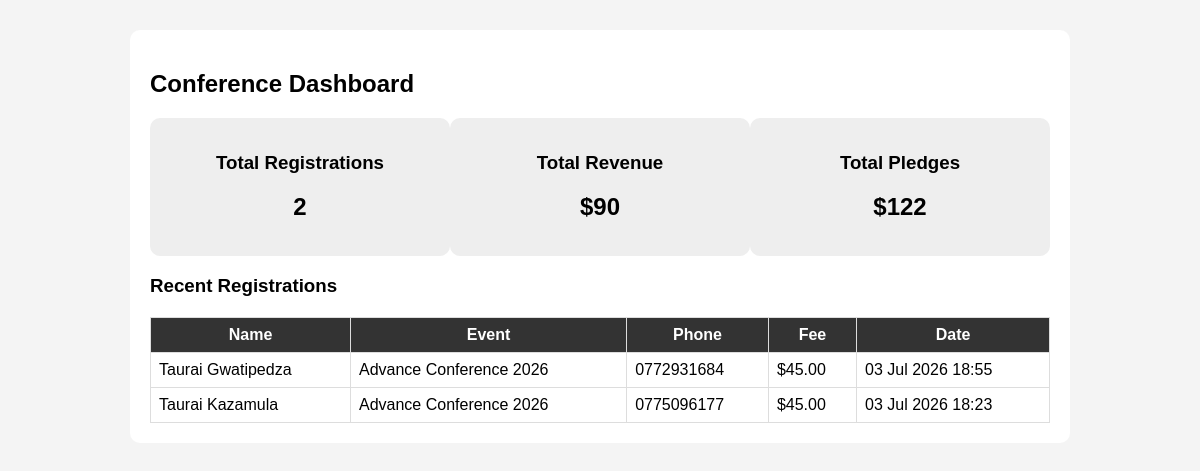
/register/dashboard/, run on an earlier commit of the app's database.
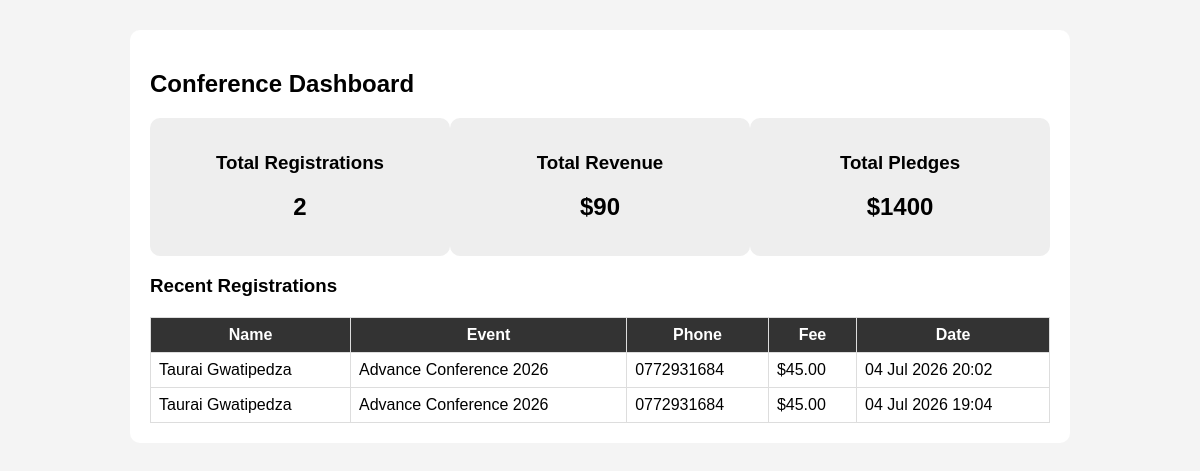
And on a later commit of the database.
### registrations/models.py (models this page shows, shortened)
class Registration(models.Model):
    CATEGORY_CHOICES = [
        ('adult', 'Adult ($20)'),
        ('youth', 'Youth ($10)'),
        ('young', 'Young Generation ($5)'),
    ]
    REGISTRATION_TYPES = [
        ('individual', 'Individual'),
        ('family', 'Family'),
    ]
    GENDER_CHOICES = [
        ('male', 'Male'),
        ('female', 'Female'),
    ]
    first_name = models.CharField(max_length=100)
    last_name = models.CharField(max_length=100)
    gender = models.CharField(
        max_length=10,
        choices=GENDER_CHOICES,
        default='male'
    )
    email = models.EmailField()
    phone = models.CharField(max_length=20)
    church = models.CharField(max_length=100)
    address = models.CharField(max_length=255)
    event = models.ForeignKey(
        'events.Event',
        on_delete=models.CASCADE
    )
    registration_number = models.CharField(
        max_length=20,
        unique=True,
        blank=True
    )
    registration_type = models.CharField(
        max_length=20,
        choices=REGISTRATION_TYPES,
        default='individual'
    )
    category = models.CharField(
        max_length=20,
        choices=CATEGORY_CHOICES,
        default='adult'
    )
    adults = models.PositiveIntegerField(default=0)
    youths = models.PositiveIntegerField(default=0)
    young_generation = models.PositiveIntegerField(default=0)
    pledge = models.DecimalField(
        max_digits=10,
        decimal_places=2,
        default=0
    )
    registration_fee = models.DecimalField(
        max_digits=10,
        decimal_places=2,
        default=0
    )
    created_at = models.DateTimeField(default=timezone.now)

### events/models.py (models this page shows, shortened)
class Event(models.Model):
    STATUS_CHOICES = [
        ('Upcoming', 'Upcoming'),
        ('Ongoing', 'Ongoing'),
        ('Completed', 'Completed'),
    ]
    name = models.CharField(max_length=200)
    theme = models.CharField(max_length=300)
    description = models.TextField()
    venue = models.CharField(max_length=250)
    start_date = models.DateField()
    end_date = models.DateField()
    registration_open = models.DateField()
    registration_close = models.DateField()
    registration_fee = models.DecimalField(
        max_digits=10,
        decimal_places=2,
        default=0
    )
    capacity = models.IntegerField(default=0)
    status = models.CharField(
        max_length=20,
        choices=STATUS_CHOICES,
        default='Upcoming'
    )
    is_active = models.BooleanField(default=True)
    created_at = models.DateTimeField(auto_now_add=True)
    updated_at = models.DateTimeField(auto_now=True)

### registrations/views.py (the view)
# urls.py: path('dashboard/', views.dashboard, name='dashboard'),
def dashboard(request):
    registrations = Registration.objects.all().order_by('-created_at')
    total_registrations = registrations.count()
    total_revenue = registrations.aggregate(
        total=Sum('registration_fee')
    )['total'] or 0
    total_pledges = registrations.aggregate(
        total=Sum('pledge')
    )['total'] or 0
    return render(request, "registrations/dashboard.html", {
        "registrations": registrations,
        "total_registrations": total_registrations,
        "total_revenue": total_revenue,
        "total_pledges": total_pledges,
    })

### registrations/templates/registrations/dashboard.html (shortened to what this page needs)
<!DOCTYPE html>
<html>
<head>
</head>
<body>
<div class="container">
    <h2>Conference Dashboard</h2>
    <div class="stats">
        <div class="card">
            <h3>Total Registrations</h3>
            <h2>{{ total_registrations }}</h2>
        </div>
        <div class="card">
            <h3>Total Revenue</h3>
            <h2>${{ total_revenue }}</h2>
        </div>
        <div class="card">
            <h3>Total Pledges</h3>
            <h2>${{ total_pledges }}</h2>
        </div>
    </div>
    <h3>Recent Registrations</h3>
    <table>
        <tr>
            <th>Name</th>
            <th>Event</th>
            <th>Phone</th>
            <th>Fee</th>
            <th>Date</th>
        </tr>
        {% for r in registrations %}
        <tr>
            <td>{{ r.first_name }} {{ r.last_name }}</td>
            <td>{{ r.event.name }}</td>
            <td>{{ r.phone }}</td>
            <td>${{ r.registration_fee }}</td>
            <td>{{ r.created_at|date:"d M Y H:i" }}</td>
        </tr>
        {% endfor %}
    </table>
</div>
</body>
</html>

### registrations/templates/registrations/dashboard.html (style rules this page uses)
body { font-family: Arial; background: #f4f4f4; }
.container { width: 900px; margin: 30px auto; background: white; padding: 20px; border-radius: 10px; }
.stats { display: flex; justify-content: space-between; }
.card { background: #eee; padding: 15px; border-radius: 10px; width: 30%; text-align: center; }
table { width: 100%; margin-top: 20px; border-collapse: collapse; }
table td, table th { border: 1px solid #ddd; padding: 8px; }
table th { background: #333; color: white; }

What changed in the data, as far as the page shows it:
removed Registration: first_name "Taurai", last_name "Gwatipedza", event.name "Advance Conference 2026", phone "0772931684", registration_fee "45.00", created_at "03 Jul 2026 18:55"
removed Registration: first_name "Taurai", last_name "Kazamula", event.name "Advance Conference 2026", phone "0775096177", registration_fee "45.00", created_at "03 Jul 2026 18:23"
added Registration: first_name "Taurai", last_name "Gwatipedza", event.name "Advance Conference 2026", phone "0772931684", registration_fee "45.00", created_at "04 Jul 2026 20:02"
added Registration: first_name "Taurai", last_name "Gwatipedza", event.name "Advance Conference 2026", phone "0772931684", registration_fee "45.00", created_at "04 Jul 2026 19:04"
Also different on the page:
{{ total_pledges }}: "122" → "1400"
